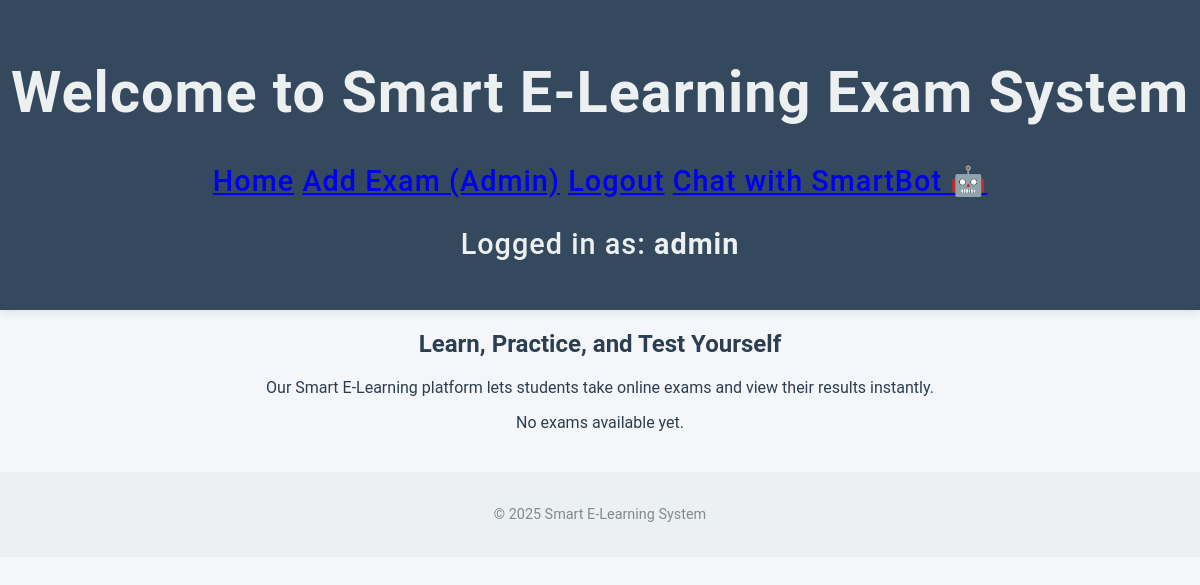
Page / (signed in) on the earlier database version.
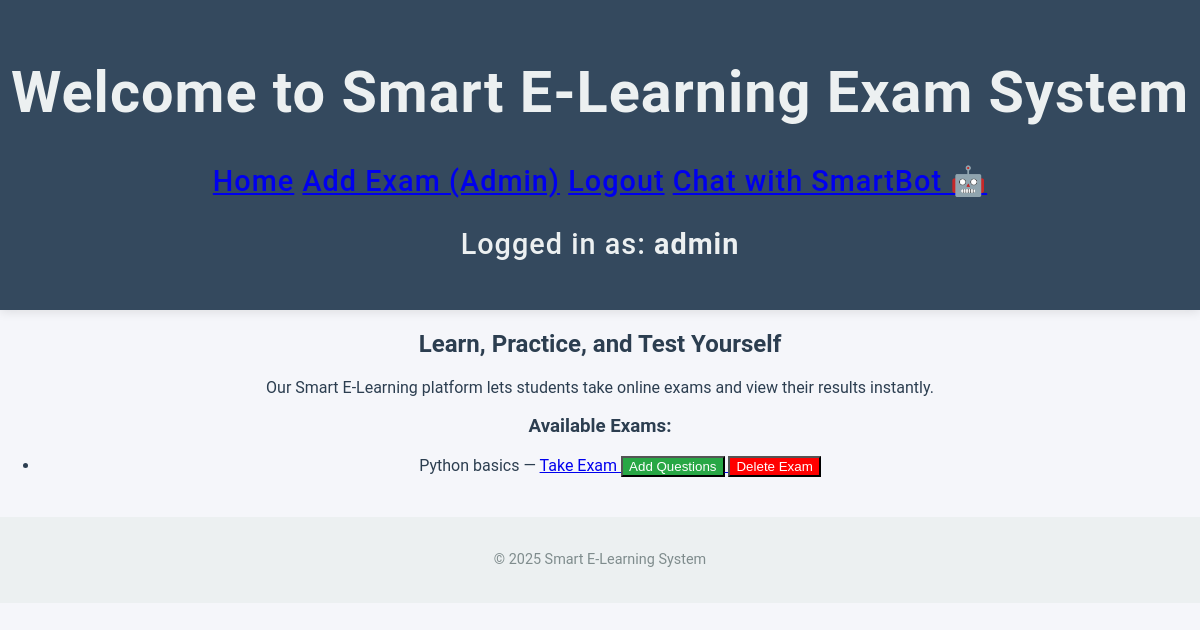
Same page on the later database version.
### app.py (models this page shows, shortened)
class User(db.Model):
    id = db.Column(db.Integer, primary_key=True)
    fullname = db.Column(db.String(150), nullable=False)
    email = db.Column(db.String(150), unique=True, nullable=False)
    password_hash = db.Column(db.String(200), nullable=False)
    is_admin = db.Column(db.Boolean, default=False)

class Exam(db.Model):
    id = db.Column(db.Integer, primary_key=True)
    title = db.Column(db.String(150), nullable=False)
    description = db.Column(db.String(300))
    questions = db.relationship('Question', backref='exam', lazy=True)

### app.py (the view)
@app.route('/')
def home():
    exams = Exam.query.all()
    return render_template('index.html',exams=exams)

### app.py (called while the page is built)
@app.before_request
def load_logged_in_user():
    g.user = None
    if 'user_id' in session:
        g.user = User.query.get(session['user_id'])

### templates/index.html (shortened to what this page needs)
<!DOCTYPE html>
<html lang="en">
<head>
    <link rel="stylesheet" href="{{ url_for('static', filename='style.css') }}">
</head>
<body>
    <header>
        <h1>Welcome to Smart E-Learning Exam System</h1>
        <nav>
            <a href="{{ url_for('home') }}">Home</a>
            {% if not g.user %}
                <a href="{{ url_for('register') }}">Register</a>
                <a href="{{ url_for('login') }}">Login</a>
            {% else %}
                {% if g.user.is_admin %}
                    <a href="{{ url_for('add_exam') }}">Add Exam (Admin)</a>
                {% endif %}
                <a href="{{ url_for('logout') }}">Logout</a>
            {% endif %}
            <a href="{{ url_for('chat') }}">Chat with SmartBot 🤖</a>
        </nav>
        {% if g.user %}
        <p>Logged in as: <strong>{{ g.user.fullname }}</strong></p>
        {% endif %}
    </header>
    <main>
        <section>
            <h2>Learn, Practice, and Test Yourself</h2>
            <p>Our Smart E-Learning platform lets students take online exams and view their results instantly.</p>
            {% if g.user %}
                {% if exams %}
                    <h3>Available Exams:</h3>
                    <ul>
                        {% for exam in exams %}
                            <li>
                                {{ exam.title }} —
                                <a href="{{ url_for('take_exam', exam_id=exam.id) }}">
                                    Take Exam
                                </a>
                                {% if g.user.is_admin %}
                                    <a href="{{ url_for('add_question', exam_id=exam.id) }}">
                                        <button style="background-color:#28a745; color:white;">Add Questions</button>
                                    </a>
                                    <form action="{{ url_for('delete_exam', exam_id=exam.id) }}" method="POST" style="display:inline;">
                                        <button type="submit" onclick="return confirm('Are you sure you want to delete this exam?');" style="background-color:red; color:white;">
                                            Delete Exam
                                        </button>
                                    </form>
                                {% endif %}
                            </li>
                        {% endfor %}
                    </ul>
                {% else %}
                    <p>No exams available yet.</p>
                {% endif %}
            {% else %}
                <p><a href="{{ url_for('login') }}">Login</a> or <a href="{{ url_for('register') }}">Register</a> to start your exams!</p>
            {% endif %}
        </section>
    </main>
    <footer>
        <p>© 2025 Smart E-Learning System</p>
    </footer>
</body>
</html>

### static/style.css (style rules this page uses)
body { font-family: 'Roboto', Arial, sans-serif; background-color: #f5f6fa; margin: 0; padding: 0; color: #2c3e50; text-align: center; }
header { background-color: #34495e; color: #ecf0f1; padding: 20px 0; font-size: 1.8em; font-weight: 500; letter-spacing: 1px; box-shadow: 0 2px 10px rgba(0,0,0,0.1); }
footer { background-color: #ecf0f1; padding: 20px 0; margin-top: 40px; font-size: 0.9em; color: #7f8c8d; }

Differences in the rows shown:
added Exam: title "Python basics"
Other differences:
text no longer shown: "No exams available yet."
text now shown: "Available Exams:"
